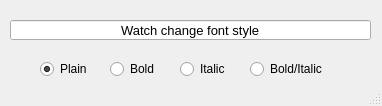
<?xml version="1.0" encoding="UTF-8"?>
<ui version="4.0">
 <class>MainWindow</class>
 <widget class="QMainWindow" name="MainWindow">
  <property name="geometry">
   <rect>
    <x>0</x>
    <y>0</y>
    <width>382</width>
    <height>106</height>
   </rect>
  </property>
  <property name="windowTitle">
   <string>QRadio Button Test</string>
  </property>
  <widget class="QWidget" name="centralwidget">
   <widget class="QLineEdit" name="output_label">
    <property name="geometry">
     <rect>
      <x>10</x>
      <y>20</y>
      <width>361</width>
      <height>20</height>
     </rect>
    </property>
    <property name="font">
     <font>
      <family>MS Shell Dlg 2</family>
      <pointsize>10</pointsize>
     </font>
    </property>
    <property name="text">
     <string>Watch change font style</string>
    </property>
    <property name="alignment">
     <set>Qt::AlignCenter</set>
    </property>
   </widget>
   <widget class="QRadioButton" name="plain_radioButton">
    <property name="geometry">
     <rect>
      <x>40</x>
      <y>60</y>
      <width>51</width>
      <height>18</height>
     </rect>
    </property>
    <property name="text">
     <string>Plain</string>
    </property>
    <property name="checked">
     <bool>true</bool>
    </property>
   </widget>
   <widget class="QRadioButton" name="bold_radioButton">
    <property name="geometry">
     <rect>
      <x>110</x>
      <y>60</y>
      <width>51</width>
      <height>18</height>
     </rect>
    </property>
    <property name="text">
     <string>Bold</string>
    </property>
   </widget>
   <widget class="QRadioButton" name="italic_radioButton">
    <property name="geometry">
     <rect>
      <x>180</x>
      <y>60</y>
      <width>51</width>
      <height>18</height>
     </rect>
    </property>
    <property name="text">
     <string>Italic</string>
    </property>
   </widget>
   <widget class="QRadioButton" name="bold_italic_radioButton">
    <property name="geometry">
     <rect>
      <x>250</x>
      <y>60</y>
      <width>79</width>
      <height>18</height>
     </rect>
    </property>
    <property name="text">
     <string>Bold/Italic</string>
    </property>
   </widget>
  </widget>
  <widget class="QStatusBar" name="statusbar"/>
 </widget>
 <resources/>
 <connections>
  <connection>
   <sender>plain_radioButton</sender>
   <signal>toggled(bool)</signal>
   <receiver>MainWindow</receiver>
   <slot>radio_button_checked_changed(bool)</slot>
   <hints>
    <hint type="sourcelabel">
     <x>64</x>
     <y>68</y>
    </hint>
    <hint type="destinationlabel">
     <x>21</x>
     <y>56</y>
    </hint>
   </hints>
  </connection>
  <connection>
   <sender>bold_radioButton</sender>
   <signal>toggled(bool)</signal>
   <receiver>MainWindow</receiver>
   <slot>radio_button_checked_changed(bool)</slot>
   <hints>
    <hint type="sourcelabel">
     <x>129</x>
     <y>72</y>
    </hint>
    <hint type="destinationlabel">
     <x>166</x>
     <y>79</y>
    </hint>
   </hints>
  </connection>
  <connection>
   <sender>italic_radioButton</sender>
   <signal>toggled(bool)</signal>
   <receiver>MainWindow</receiver>
   <slot>radio_button_checked_changed(bool)</slot>
   <hints>
    <hint type="sourcelabel">
     <x>207</x>
     <y>66</y>
    </hint>
    <hint type="destinationlabel">
     <x>242</x>
     <y>45</y>
    </hint>
   </hints>
  </connection>
  <connection>
   <sender>bold_italic_radioButton</sender>
   <signal>toggled(bool)</signal>
   <receiver>MainWindow</receiver>
   <slot>radio_button_checked_changed(bool)</slot>
   <hints>
    <hint type="sourcelabel">
     <x>312</x>
     <y>64</y>
    </hint>
    <hint type="destinationlabel">
     <x>369</x>
     <y>60</y>
    </hint>
   </hints>
  </connection>
 </connections>
 <slots>
  <slot>radio_button_checked_changed(bool)</slot>
 </slots>
</ui>
